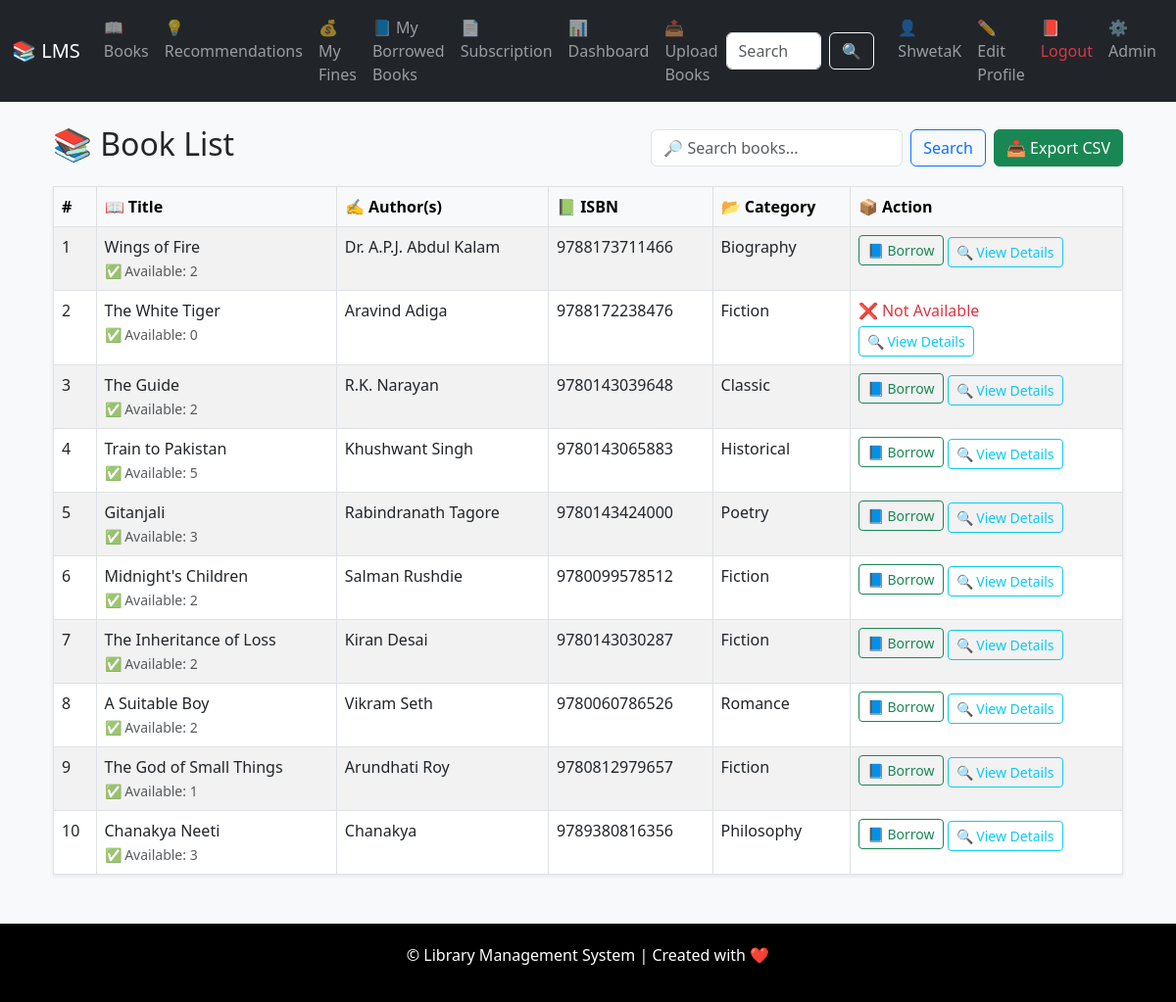
/books/book-list/ (signed in), run on an earlier commit of the app's database.
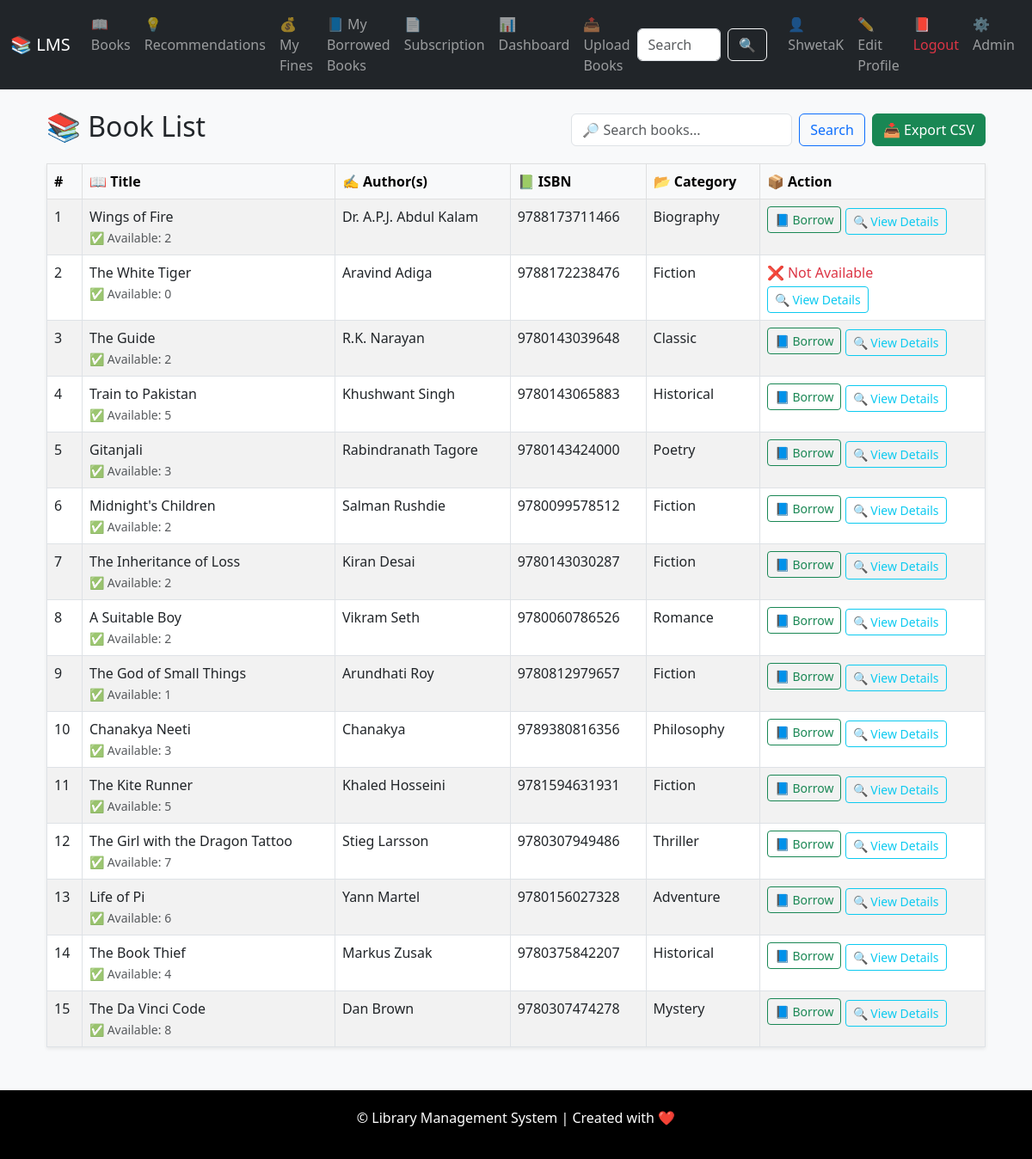
And on a later commit of the database.
### books/models.py (models this page shows, shortened)
class Book(models.Model):
    title = models.CharField(max_length=200)  # Book name
    authors = models.ManyToManyField(Author)  # Authoe list
    isbn = models.CharField(max_length=13, unique=True)  # Unique ISBN
    category = models.ForeignKey(Category, on_delete=models.SET_NULL, null=True)
    description = models.TextField()  # Book info.
    published_date = models.DateField()  # Publish date
    recommended = models.BooleanField(default=False)  # Recommended Books
    allowed_in_plans = models.ManyToManyField(SubscriptionPlan, blank=True)  #Subscription plan allow to books
    def available_copies_count(self):
        return self.bookcopy_set.filter(status='available').count()

class Author(models.Model):
    name = models.CharField(max_length=100)  # Author name

class Category(models.Model):
    name = models.CharField(max_length=100, unique=True)  # Category name
    location = models.CharField(max_length=100)  # Library rack/section

### books/views.py (the view)
# urls.py: path('book-list/', BookListView.as_view(), name='book_list'),
class BookListView(LoginRequiredMixin, View):
    def get(self, request):
        books = Book.objects.all()
        book_data = []
        for book in books:
            available_copies = book.available_copies_count()
            copies = BookCopy.objects.filter(book=book)
            is_allowed = available_copies > 0
            can_borrow = copies.filter(status='available').exists()
            book_data.append({
                'book': book,
                'available_copies': available_copies,
                'copies': copies,
                'is_allowed': is_allowed,
                'can_borrow': can_borrow,
            })
        return render(request, 'books/book_list.html', {'book_data': book_data})

### templates/books/book_list.html (shortened to what this page needs)
{% extends 'base.html' %}
{% block content %}
<div class="container mt-4">
  <div class="d-flex justify-content-between align-items-center mb-3">
    <h2>📚 Book List</h2>
    <div class="d-flex">
      <form method="GET" action="{% url 'books:search_books' %}" class="d-flex me-2">
        <input type="text" name="q" class="form-control me-2" placeholder="🔎 Search books..." required>
        <button type="submit" class="btn btn-outline-primary">Search</button>
      </form>
      {% if user.is_staff %}
        <a href="{% url 'books:export_books' %}" class="btn btn-success">
          📥 Export CSV
        </a>
      {% endif %}
    </div>
  </div>
  {% if book_data %}
    <table class="table table-bordered table-striped shadow-sm">
      <thead class="table-light">
        <tr>
          <th>#</th>
          <th>📖 Title</th>
          <th>✍️ Author(s)</th>
          <th>📗 ISBN</th>
          <th>📂 Category</th>
          <th>📦 Action</th>
        </tr>
      </thead>
      <tbody>
        {% for item in book_data %}
          <tr>
            <td>{{ forloop.counter }}</td>
            <td>
              {{ item.book.title }}<br>
              <small class="text-muted">✅ Available: {{ item.available_copies }}</small>
            </td>
            <td>
              {% for author in item.book.authors.all %}
                {{ author.name }}{% if not forloop.last %}, {% endif %}
              {% endfor %}
            </td>
            <td>{{ item.book.isbn }}</td>
            <td>{{ item.book.category.name }}</td>
<td>
  {% if item.is_allowed and item.can_borrow %}
    <a href="{% url 'books:borrow_book' item.book.id %}" class="btn btn-sm btn-outline-success mb-1">
      📘 Borrow
    </a>
  {% elif not item.can_borrow %}
    <div class="text-danger mb-1">❌ Not Available</div>
  {% else %}
    <div class="text-danger mb-1">❌ Not Allowed</div>
  {% endif %}
  <a href="{% url 'books:book_detail' item.book.id %}" class="btn btn-sm btn-outline-info">
    🔍 View Details
  </a>
</td>
          </tr>
        {% endfor %}
      </tbody>
    </table>
  {% else %}
    <p class="text-center text-muted">😞 No books found in the library.</p>
  {% endif %}
</div>
{% endblock %}

### templates/base.html (shortened to what this page needs)
<!DOCTYPE html>
<html>
<head>
  <link href="https://cdn.jsdelivr.net/npm/bootstrap@5.3.0/dist/css/bootstrap.min.css" rel="stylesheet">
</head>
<body>
<nav class="navbar navbar-expand-lg navbar-dark bg-dark">
  <div class="container-fluid">
    <a class="navbar-brand" href="/">📚 LMS</a>
    <div class="collapse navbar-collapse" id="navbarNav">
      <ul class="navbar-nav me-auto mb-2 mb-lg-0">
        <li class="nav-item"><a class="nav-link" href="{% url 'books:book_list' %}">📖 Books</a></li>
        <li class="nav-item"><a class="nav-link" href="{% url 'books:book_recommendation' %}">💡 Recommendations</a></li>
        <li class="nav-item"><a class="nav-link" href="{% url 'books:my_fines' %}">💰 My Fines</a></li>
        <li class="nav-item"><a class="nav-link" href="{% url 'books:my_borrowed_books' %}">📘 My Borrowed Books</a></li>
        <li class="nav-item"><a class="nav-link" href="{% url 'subscription:select_plan' %}">📄 Subscription</a></li>
        {% if user.is_authenticated %}
          <li class="nav-item"><a class="nav-link" href="{% url 'books:user_dashboard' %}">📊 Dashboard</a></li>
        {% endif %}
        {% if user.is_authenticated and user.is_staff %}
          <li class="nav-item"><a class="nav-link" href="{% url 'subscription:upload_bulk_books' %}">📤 Upload Books</a></li>
        {% endif %}
      </ul>
      <form class="d-flex search-form" role="search" method="get" action="{% url 'books:search_books' %}">
        <input class="form-control me-2" type="search" name="q" placeholder="Search Books..." aria-label="Search">
        <button class="btn btn-outline-light" type="submit">🔍</button>
      </form>
      <ul class="navbar-nav ms-3">
        {% if user.is_authenticated %}
          <li class="nav-item">
            <a class="nav-link" href="{% url 'iam:profile' %}">👤 {{ user.username }}</a>
          </li>
          <li class="nav-item">
            <a class="nav-link" href="{% url 'iam:edit_profile' %}">✏️ Edit Profile</a>
          </li>
          <li class="nav-item">
            <a class="nav-link text-danger" href="{% url 'iam:logout' %}">📕 Logout</a>
          </li>
        {% endif %}
        {% if user.is_superuser %}
          <li class="nav-item"><a class="nav-link" href="/admin/">⚙️ Admin</a></li>
        {% endif %}
      </ul>
    </div>
  </div>
</nav>
<div class="container my-4">
  {% block content %}{% endblock %}
</div>
<footer>
  <p>&copy; {{ now|date:"Y" }} Library Management System | Created with ❤️</p>
</footer>
</body>
</html>

### templates/base.html (style rules this page uses)
body { background-color: #f8f9fa; }
footer { margin-top: 50px; padding: 20px 0; background-color:black; color: white; text-align: center; }
.search-form input { max-width: 200px; }

What changed in the data, as far as the page shows it:
added Book: book "The Kite Runner", available_copies "5", book.isbn "9781594631931", book.category.name "Fiction", shows "📘 Borrow"
added Author: name "Khaled Hosseini", shown under "The Kite Runner"
added Book: book "The Girl with the Dragon Tattoo", available_copies "7", book.isbn "9780307949486", book.category.name "Thriller", shows "📘 Borrow"
added Author: name "Stieg Larsson", shown under "The Girl with the Dragon Tattoo"
added Book: book "Life of Pi", available_copies "6", book.isbn "9780156027328", book.category.name "Adventure", shows "📘 Borrow"
added Author: name "Yann Martel", shown under "Life of Pi"
added Book: book "The Book Thief", available_copies "4", book.isbn "9780375842207", book.category.name "Historical", shows "📘 Borrow"
added Author: name "Markus Zusak", shown under "The Book Thief"
added Book: book "The Da Vinci Code", available_copies "8", book.isbn "9780307474278", book.category.name "Mystery", shows "📘 Borrow"
added Author: name "Dan Brown", shown under "The Da Vinci Code"
